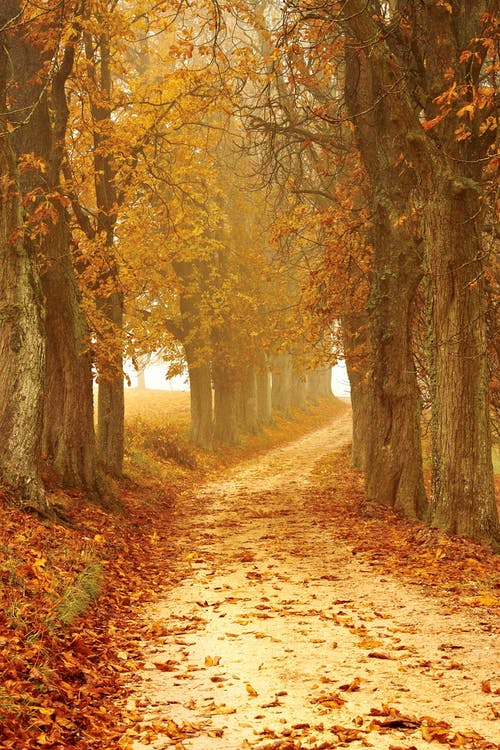
#> input picture Resources/image.jpg, 500 x 750 px
$ python basic_functions.py
#> lines starting #> are read from the running program, lines starting #| are printed output that depends on the picture; after the words box and inside, x2 and y2 are one past the last pixel; in counts of white or black regions, pixels touching at a corner belong together
import cv2
import numpy as np

kernel = np.ones((5,5), np.uint8)


path = "Resources/hello_img.png"
path2 = "Resources/image.jpg"
img = cv2.imread(path2)
#> img is the input picture: shape (750, 500, 3); mean B, G, R 50.8, 115.2, 170.8

#gray image
img_gray = cv2.cvtColor(img, cv2.COLOR_BGR2GRAY)
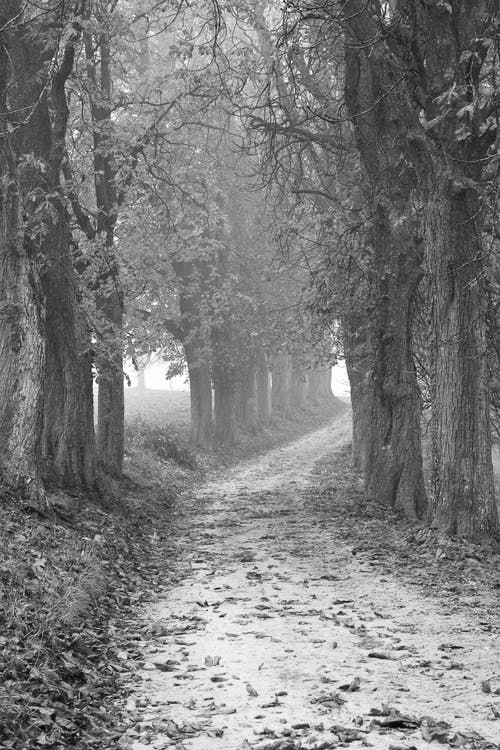
#> img_gray: shape (750, 500); min 4, max 255, mean 124.5

#image blur
img_blur = cv2.GaussianBlur(img_gray,(9,9),0) #increase (9,9) increase blur effect
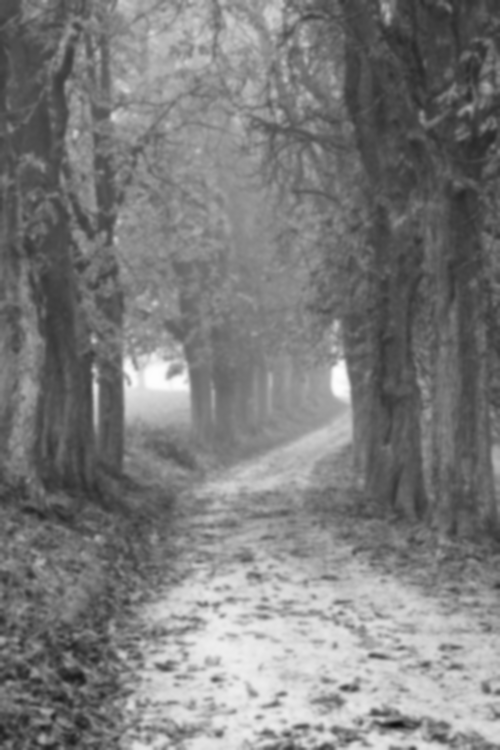
#> img_blur: shape (750, 500); min 16, max 254, mean 124.5

#edge detector
img_canny = cv2.Canny(img_blur, 100, 100) #decrease values to increase edges
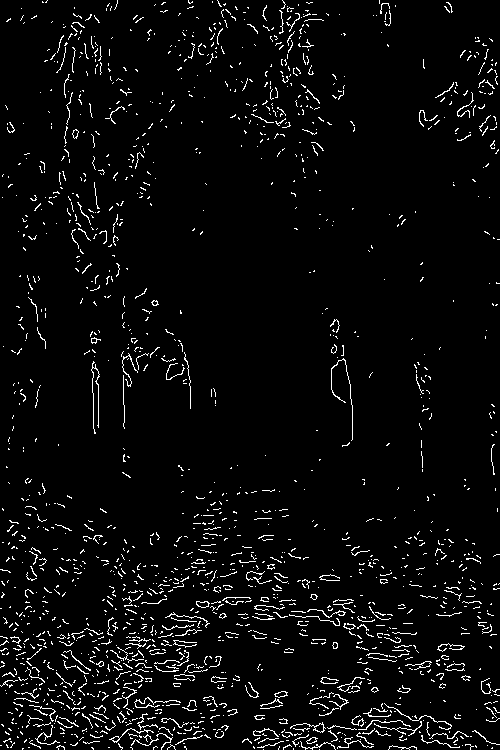
#> img_canny: shape (750, 500); 4.1% white in thin lines or dots

#image dilation
img_dil = cv2.dilate(img_canny , kernel, iterations=1) #increase iter to increase dilation
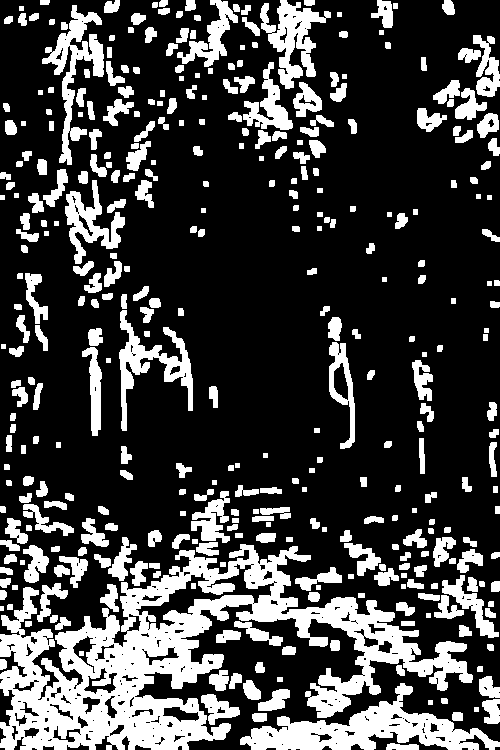
#> img_dil: shape (750, 500); 25.8% white; 369 white regions, largest, box (x1, y1, x2, y2) and area: (0, 544, 473, 750) 34262, (240, 683, 500, 750) 6501, (42, 5, 104, 165) 2833

#image erode
img_eroded = cv2.erode(img_dil, kernel, iterations=1)
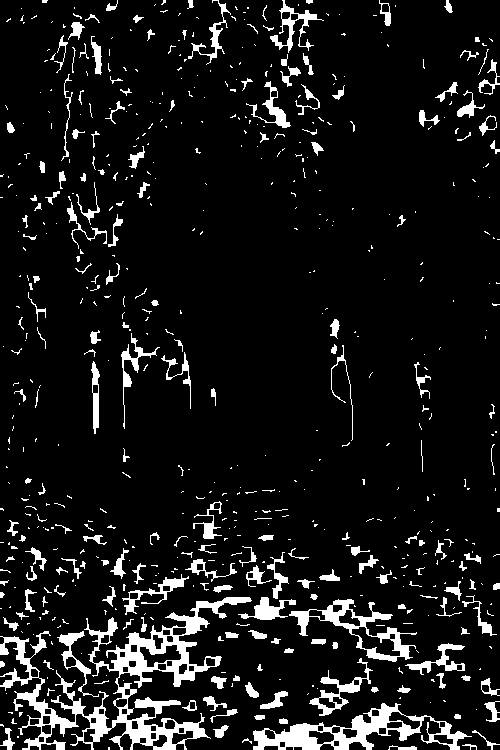
#> img_eroded: shape (750, 500); 9% white; 612 white regions (423 under 20 px), largest, box (x1, y1, x2, y2) and area: (0, 597, 252, 750) 8825, (253, 703, 472, 750) 3277, (289, 599, 417, 662) 1809

#Output
cv2.imshow("image",img)
cv2.imshow("grayimage",img_gray)
cv2.imshow("imageblur",img_blur)
cv2.imshow("imagecanny",img_canny)
cv2.imshow("imagedilate",img_dil)
cv2.imshow("imageerode",img_eroded)
cv2.waitKey(0)
